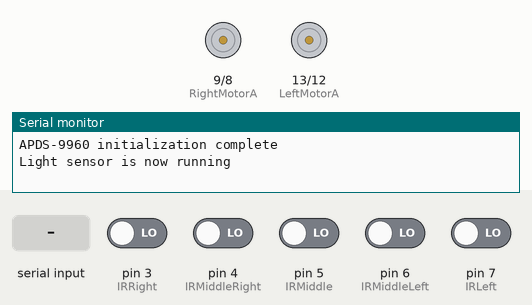
The sketch below on a simulated Arduino Uno, built with avr-gcc and run on an emulated ATmega328P. Shown: motor-driver pin pairs drawn as motors (green arrow = first pin HIGH = forward, orange = second pin HIGH = backward, longer = more drive, scaled by the enable pin), the last lines printed to the serial monitor. Inputs (shaded band) come from the test bench; at power-on: pin 3 (IRRight), pin 4 (IRMiddleRight), pin 5 (IRMiddle), pin 6 (IRMiddleLeft), pin 7 (IRLeft) LOW.

Above: at 1.8 s.
1.9 s: "d" received over Serial
At 2.8 s:
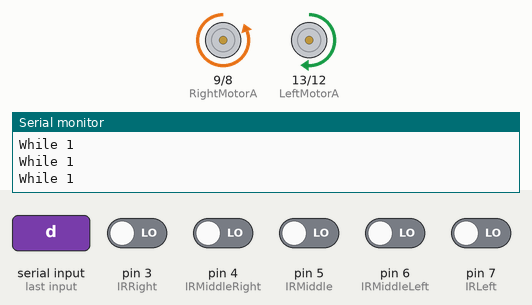
4.6 s: "w" received over Serial
At 4.8 s:
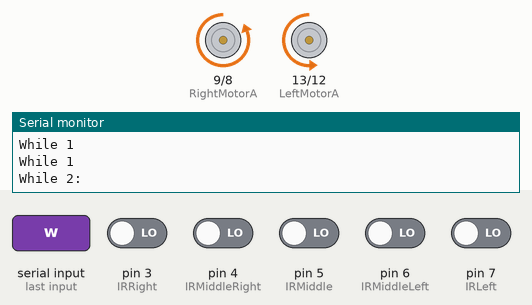
6.5 s: "s" received over Serial
At 6.7 s:
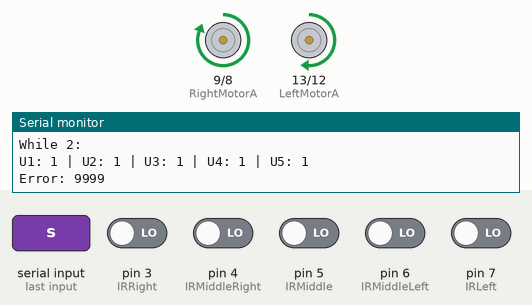
8.4 s: "a" received over Serial
At 9.4 s:
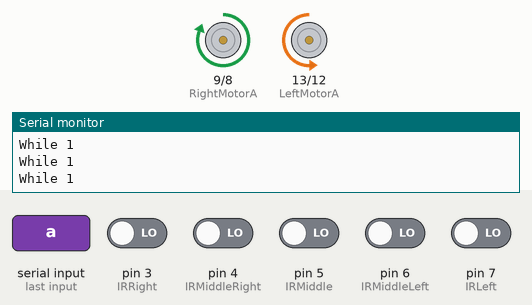
11.1 s: "f" received over Serial
At 13.9 s:
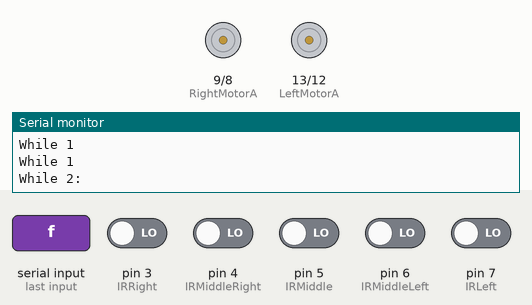
14.1 s: "q" received over Serial
At 15.7 s:
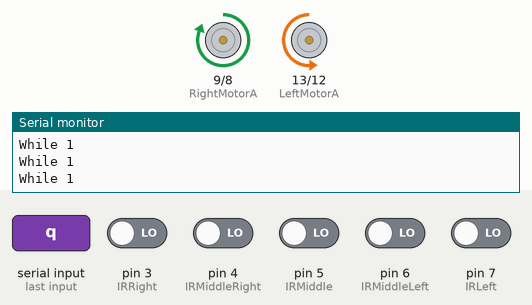
Timing chart, 0 to 17.8 s (numbered marks = the images above; inputs shaded):
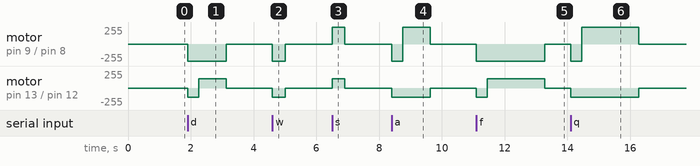

The sketch:

fw.ino
```cpp
#include <Wire.h>
#include <SparkFun_APDS9960.h>
#include "dc_motors.h"
#include "ir_sensor.h"

#define RightInitialSpeed 100
#define LeftInitialSpeed 100

#define Kp_fw 2
#define Ki_fw 0
#define Kd_fw 36

#define Kp_bw 1
#define Ki_bw 0
#define Kd_bw 10

#define momentum 1.4

float P = 0;
float I = 0;
float D = 0;
int Error = 0;

int Previous_Error, Previous_I;
int PID_value;
int Left_Speed, Right_Speed;

boolean mov_direction;

SparkFun_APDS9960 apds = SparkFun_APDS9960();
uint16_t ambient_light = 0;
uint16_t red_light = 0;
uint16_t green_light = 0;
uint16_t blue_light = 0;

void setup()
{
    Serial.begin(9600);

    DcMotors::Init();
    IRSensor::Init();

    if(apds.init())
    {
      Serial.println(F("APDS-9960 initialization complete"));
    }
    else
    {
      Serial.println(F("Something went wrong during APDS-9960 init!"));
    }

    // Start running the APDS-9960 light sensor (no interrupts)
    if(apds.enableLightSensor(false))
    {
      Serial.println(F("Light sensor is now running"));
    }
    else
    {
      Serial.println(F("Something went wrong during light sensor init!"));
    }

    // Wait for initialization and calibration to finish
    delay(500);

    //DcMotors::ActivateLeftMotor(200, true);
    //DcMotors::ActivateRightMotor(200, true);
    delay(100);
}

void loop()
{
  char a;
  while(Serial.available() <= 0);

  a = Serial.read();
  if(a == 'w')
  {
    mov_direction = true;
    DcMotors::ActivateLeftMotor(LeftInitialSpeed*momentum, mov_direction);
    DcMotors::ActivateRightMotor(RightInitialSpeed*momentum, mov_direction);
    delay(400);
    while(FollowLine(mov_direction));
  }
  else if(a == 's')
  {
    mov_direction = false;
    DcMotors::ActivateLeftMotor(LeftInitialSpeed*momentum, mov_direction);
    DcMotors::ActivateRightMotor(RightInitialSpeed*momentum, mov_direction);
    delay(400);
    while(FollowLine(mov_direction));
  }
  else if(a == 'd')
  {
    Rotate(1, true, mov_direction);
  }
  else if(a == 'a')
  {
    Rotate(1, false, mov_direction);
  }
  else if(a == 'f')
  {
    Rotate(2, true, mov_direction);
  }
  else if(a == 'q')
  {
    Rotate(2, false, mov_direction);
  }
}

void CalculateError(boolean dir)
{
    boolean left = !IRSensor::ReadLeft();
    boolean m_left = !IRSensor::ReadMiddleLeft();
    boolean middle = !IRSensor::ReadMiddle();
    boolean m_right = !IRSensor::ReadMiddleRight();
    boolean right = !IRSensor::ReadRight();

    Serial.println("U1: " + String(left) + " | U2: " + String(m_left) + " | U3: " + String(middle) + " | U4: " + String(m_right) + " | U5: " + String(right));

    if((left == 1) && (m_left == 0) && (middle == 0) && (m_right == 0) && (right == 0))
        Error = 4;
    else if((left == 1) && (m_left == 1) && (middle == 0) && (m_right == 0) && (right == 0))
        Error = 3;
    else if((left == 0) && (m_left == 1) && (middle == 0) && (m_right == 0) && (right == 0))
        Error = 2;
    else if((left == 0) && (m_left == 1) && (middle == 1) && (m_right == 0) && (right == 0))
        Error = 1;
    else if((left == 0) && (m_left == 0) && (middle == 1) && (m_right == 0) && (right == 0))
        Error = 0;
    else if((left == 0) && (m_left == 0) && (middle == 1) && (m_right == 1) && (right == 0))
        Error = -1;
    else if((left == 0) && (m_left == 0) && (middle == 0) && (m_right == 1) && (right == 0))
        Error = -2;
    else if((left == 0) && (m_left == 0) && (middle == 0) && (m_right == 1) && (right == 1))
        Error = -3;
    else if((left == 0) && (m_left == 0) && (middle == 0) && (m_right == 0) && (right == 1))
        Error = -4;
    else if((left == 0) && (m_left == 0) && (middle == 0) && (m_right == 0) && (right == 0))
    {
        if (Previous_Error = -4)
          Error = -5;
        else if (Previous_Error = 4)
          Error = 5;
        else
          Error = 9999;
    }
    else if((left == 1) && (m_left == 1) && (middle == 1) && (m_right == 1) && (right == 1))
        Error = 9999;
    else if((left == 1) && (m_left == 1) && (middle == 1) && (m_right == 0) && (right == 0))
        Error = 9999;
    else if((left == 0) && (m_left == 0) && (middle == 1) && (m_right == 1) && (right == 1))
        Error = 9999;

    Serial.println("Error: " + String(Error));
}

void Calculate_PID(boolean dir)
{
  P = Error;
  I += Error;
  D = Error - Previous_Error;

  if(dir)
    PID_value = (Kp_fw * P) + (Ki_fw * I) + (Kd_fw * D);
  else
    PID_value = (Kp_bw * P) + (Ki_bw * I) + (Kd_bw * D);

  Previous_I = I;
  Previous_Error = Error;
}

void MotorControl(boolean dir)
{
  if (Error == 0){
      Left_Speed  = LeftInitialSpeed;
      Right_Speed = RightInitialSpeed;
  }
  else if(dir)
  {
      Left_Speed  = LeftInitialSpeed - PID_value;
      Right_Speed = RightInitialSpeed + PID_value;
  }
  else
  {
      Left_Speed  = LeftInitialSpeed - PID_value;
      Right_Speed = RightInitialSpeed + PID_value;
  }

  Serial.println("PID_Value: " + String(PID_value));
  Serial.println("Left_Speed: " + String(Left_Speed) + " | Right_Speed: " + String(Right_Speed));

  DcMotors::ActivateLeftMotor(Left_Speed, dir);
  DcMotors::ActivateRightMotor(Right_Speed, dir);
}

boolean FollowLine(boolean dir)
{
  CalculateError(dir);
  //ReadRGB();
  if(Error == 9999/* || (red_light> 100 || green_light > 100 || blue _light > 100)*/)
  {
    PID_value = 0;
    P = 0;
    I = 0;
    D = 0;
    Previous_I = 0;
    Previous_Error = 0;
    DcMotors::ActivateLeftMotor(0, true);
    DcMotors::ActivateRightMotor(0, true);
    return false;
  }
  Calculate_PID(dir);
  MotorControl(dir);
  return true;
}

void ReadRGB()
{
  if(!apds.readAmbientLight(ambient_light) || !apds.readRedLight(red_light) || !apds.readGreenLight(green_light) || !apds.readBlueLight(blue_light))
  {
    //Serial.println("Error reading light values");
  }
  else
  {
    /*Serial.print("Ambient: ");
    Serial.print(ambient_light);
    Serial.print(" Red: ");
    Serial.print(red_light);
    Serial.print(" Green: ");
    Serial.print(green_light);
    Serial.print(" Blue: ");
    Serial.println(blue_light);*/
  }
}

void Rotate(int ninety_steps, boolean angular_dir, boolean previous_dir)
{
  int steps = 0;
  int ticks = 0;

  if(!previous_dir)
  {
    DcMotors::ActivateLeftMotor(LeftInitialSpeed*momentum, true);
    DcMotors::ActivateRightMotor(RightInitialSpeed*momentum, true);

    delay(350);

    DcMotors::ActivateLeftMotor(0, false);
    DcMotors::ActivateRightMotor(0, false);
  }
  else
  {
    DcMotors::ActivateLeftMotor(LeftInitialSpeed*momentum, true);
    DcMotors::ActivateRightMotor(RightInitialSpeed*momentum, true);

    delay(350);

    DcMotors::ActivateLeftMotor(0, false);
    DcMotors::ActivateRightMotor(0, false);
  }

  DcMotors::ActivateLeftMotor(LeftInitialSpeed*momentum, !angular_dir);
  DcMotors::ActivateRightMotor(RightInitialSpeed*momentum, angular_dir);

  while(steps < ninety_steps)
  {
    ticks = 0;

    boolean left;
    boolean m_left;
    boolean middle;
    boolean m_right;
    boolean right;

    do
    {
      left = !IRSensor::ReadLeft();
      m_left = !IRSensor::ReadMiddleLeft();
      middle = !IRSensor::ReadMiddle();
      m_right = !IRSensor::ReadMiddleRight();
      right = !IRSensor::ReadRight();
      Serial.println("While 1");
      ticks++;
    }
    while(middle == 1 && ticks < 100);

    do
    {
      left = !IRSensor::ReadLeft();
      m_left = !IRSensor::ReadMiddleLeft();
      middle = !IRSensor::ReadMiddle();
      m_right = !IRSensor::ReadMiddleRight();
      right = !IRSensor::ReadRight();
      Serial.println("While 2:");
      ticks++;
    }
    while(middle != 1 && ticks < 100);
    //while(!((angular_dir && middle != 1 && m_left != 1) || (!angular_dir && middle != 1 && m_right != 1)) && ticks < 100);

    steps++;

    //delay(150);
  }

  DcMotors::ActivateLeftMotor(0, false);
  DcMotors::ActivateRightMotor(0, false);
}
```

dc_motors.cpp
```cpp
#include "dc_motors.h"

char NormalizePWM(int pwm)
{
    return (pwm < 0) ? 0 : (pwm > 255) ? 255 : pwm;
}
void DcMotors::Init()
{
    pinMode(LeftMotorA, OUTPUT);
    pinMode(LeftMotorB, OUTPUT);
    pinMode(RightMotorA, OUTPUT);
    pinMode(RightMotorB, OUTPUT);
}
void DcMotors::ActivateLeftMotor(int pwm, boolean dir)
{
    digitalWrite(LeftMotorA, dir ? LOW : HIGH);
    digitalWrite(LeftMotorB, dir ? HIGH : LOW);
    analogWrite(LeftMotorPWM, NormalizePWM(pwm));
}
void DcMotors::ActivateRightMotor(int pwm, boolean dir)
{
    digitalWrite(RightMotorA, dir ? LOW : HIGH);
    digitalWrite(RightMotorB, dir ? HIGH : LOW);
    analogWrite(RigthMotorPWM, NormalizePWM(pwm));
}
```

dc_motors.h
```cpp
#ifndef DC_MOTORS_H
#define DC_MOTORS_H

#include <Arduino.h>

const int RightMotorA   = 9;
const int RightMotorB   = 8;
const int LeftMotorA    = 13;
const int LeftMotorB    = 12;
const int LeftMotorPWM  = 10;
const int RigthMotorPWM = 11;

class DcMotors
{
    public:
        static void Init();
        //dir = true means front direction
        static void ActivateLeftMotor(int pwm, boolean dir);
        static void ActivateRightMotor(int pwm, boolean dir);
};

#endif
```

ir_sensor.cpp
```cpp
#include "ir_sensor.h"

void IRSensor::Init()
{
    pinMode(IRLeft,        INPUT);
    pinMode(IRMiddleLeft,  INPUT);
    pinMode(IRMiddle,      INPUT);
    pinMode(IRMiddleRight, INPUT);
    pinMode(IRRight,       INPUT);
}
boolean IRSensor::ReadLeft()
{
    return digitalRead(IRLeft);
}
boolean IRSensor::ReadMiddleLeft()
{
    return digitalRead(IRMiddleLeft);
}
boolean IRSensor::ReadMiddle()
{
    return digitalRead(IRMiddle);
}
boolean IRSensor::ReadMiddleRight()
{
    return digitalRead(IRMiddleRight);
}
boolean IRSensor::ReadRight()
{
    return digitalRead(IRRight);
}
```

ir_sensor.h
```cpp
#ifndef IR_SENSOR_H
#define IR_SENSOR_H

#include <Arduino.h>

const char IRLeft         = 7;
const char IRMiddleLeft   = 6;
const char IRMiddle       = 5;
const char IRMiddleRight  = 4;
const char IRRight        = 3;

class IRSensor
{
    public:
        static void Init();
        static boolean ReadLeft();
        static boolean ReadMiddleLeft();
        static boolean ReadMiddle();
        static boolean ReadMiddleRight();
        static boolean ReadRight();
};

#endif
```

Measured:
- after the input at 1.9 s, motor on pin 9 (RightMotorA) / pin 8 (RightMotorB): stopped → backward 255/255 at once, → stopped 1.2 s later; motor on pin 13 (LeftMotorA) / pin 12 (LeftMotorB): stopped → backward 140/255 at once, → forward 140/255 0.35 s later, → stopped 0.88 s later
- after the input at 4.6 s, motor on pin 9 (RightMotorA) / pin 8 (RightMotorB): stopped → backward 255/255 at once, → stopped 0.40 s later; motor on pin 13 (LeftMotorA) / pin 12 (LeftMotorB): stopped → backward 140/255 at once, → stopped 0.40 s later
- after the input at 6.5 s, motor on pin 9 (RightMotorA) / pin 8 (RightMotorB): stopped → forward 255/255 at once, → stopped 0.40 s later; motor on pin 13 (LeftMotorA) / pin 12 (LeftMotorB): stopped → forward 140/255 at once, → stopped 0.40 s later
- after the input at 8.4 s, motor on pin 9 (RightMotorA) / pin 8 (RightMotorB): stopped → backward 255/255 at once, → forward 255/255 0.35 s later, → stopped 0.88 s later; motor on pin 13 (LeftMotorA) / pin 12 (LeftMotorB): stopped → backward 140/255 at once, → stopped 1.2 s later
- after the input at 11.1 s, motor on pin 9 (RightMotorA) / pin 8 (RightMotorB): stopped → backward 255/255 at once, → stopped 2.2 s later; motor on pin 13 (LeftMotorA) / pin 12 (LeftMotorB): stopped → backward 140/255 at once, → forward 140/255 0.35 s later, → stopped 1.8 s later
- after the input at 14.1 s, motor on pin 9 (RightMotorA) / pin 8 (RightMotorB): stopped → backward 255/255 at once, → forward 255/255 0.35 s later, → stopped 1.8 s later; motor on pin 13 (LeftMotorA) / pin 12 (LeftMotorB): stopped → backward 140/255 at once, → stopped 2.2 s later
